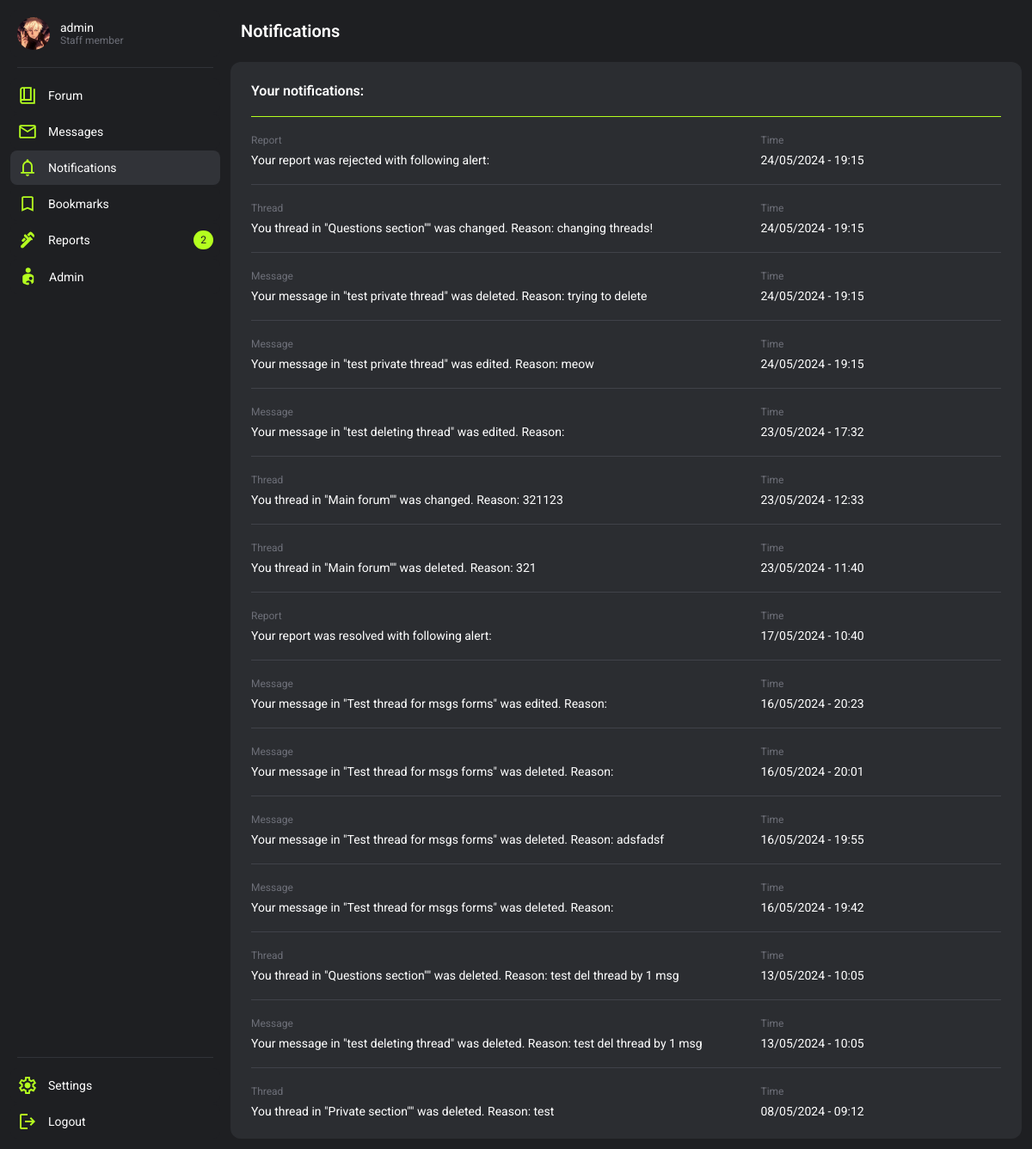
The app's page /notifications/ (signed in) with its own data.
### users/models.py (models this page shows, shortened)
class Profile(models.Model):
    user = models.OneToOneField(User, on_delete=models.CASCADE)
    title = models.CharField(max_length=100, null=True, blank=True, default="Member")
    info = models.CharField(max_length=200, null=True, blank=True)
    profile_picture = models.CharField(max_length=225, null=True, blank=True, default="default.svg")
    warnings = models.SmallIntegerField(default=0)
    active_notifications = models.IntegerField(default=0)
    is_banned = models.BooleanField(default=False)
    banned_by = models.ForeignKey(User, related_name='banned_by', null=True, blank=True, on_delete=models.SET_NULL)
    ban_reason = models.TextField(null=True, blank=True)
    ban_time = models.DateTimeField(null=True, blank=True)
    def save(self, *args, **kwargs):
        if not self.profile_picture or self.profile_picture == "":
            self.profile_picture = "default.svg"
        super(Profile, self).save(*args, **kwargs)

class Notification(models.Model):
    NOTIFICATIONS_TYPE = (
        (0, 'warning'),
        (2, 'report'),
        (3, 'message_delete'),
        (4, 'message_edit'),
        (5, 'profile_edit'),
        (6, 'thread_delete'),
        (7, 'thread_change')
    )
    user = models.ForeignKey(User, on_delete=models.CASCADE)
    notification_type = models.SmallIntegerField(choices=NOTIFICATIONS_TYPE)
    notification = models.TextField()
    message = models.ForeignKey(Message, on_delete=models.CASCADE, null=True, blank=True)
    thread = models.ForeignKey(Thread, on_delete=models.CASCADE, null=True, blank=True)
    warning = models.ForeignKey(Warnings_history, on_delete=models.CASCADE, null=True, blank=True)
    report = models.ForeignKey(Report, on_delete=models.CASCADE, null=True, blank=True, related_name="linked_report")
    time_created = models.DateTimeField(default=datetime.now())

### forum/models.py (models this page shows, shortened)
class Thread(models.Model):
    user = models.ForeignKey(User, on_delete=models.SET_NULL, null=True)
    title = models.CharField(max_length=225)
    slug = models.SlugField(max_length=225, blank=True, null=True)
    node = models.ForeignKey(Node, on_delete=models.CASCADE)
    is_closed = models.BooleanField(default=False)
    is_visible = models.BooleanField(default=True)
    is_pinned = models.BooleanField(default=False)
    msg_amount = models.IntegerField(blank=True, null=True, default=1)
    invis_reason = models.TextField(blank=True, null=True)
    deleted_by = models.ForeignKey(User, on_delete=models.SET_NULL, null=True, blank=True, related_name="thread_deleted_by")
    time_created = models.DateTimeField(default=datetime.now())
    time_changed = models.DateTimeField(null=True, blank=True)

class Node(models.Model):
    name = models.CharField(max_length=225)
    slug = models.SlugField(max_length=225, blank=True, null=True)
    description = models.TextField(blank=True, default=None, null=True)
    type_question = models.BooleanField(default=False)
    type_private = models.BooleanField(default=False)
    user_only = models.BooleanField(default=False)
    staff_only = models.BooleanField(default=True)
    parent = models.ForeignKey('self', on_delete=models.SET_NULL, null=True, blank=True)

class Message(models.Model):
    thread = models.ForeignKey(Thread, on_delete=models.CASCADE)
    user = models.ForeignKey(User, on_delete=models.CASCADE)
    message = models.TextField()
    is_start = models.BooleanField(default=False)
    upvotes = models.PositiveIntegerField(null=True, blank=True, default=0)
    downvotes = models.PositiveIntegerField(null=True, blank=True, default=0)
    is_solution = models.BooleanField(default=False)
    is_visible = models.BooleanField(default=True)
    deleted_by = models.ForeignKey(User, on_delete=models.SET_NULL, blank=True, null=True, related_name="deleted_by")
    invis_reason = models.TextField(blank=True, null=True)
    time_created = models.DateTimeField(default=datetime.now())
    time_changed = models.DateTimeField(null=True, blank=True)
    changer = models.ForeignKey(User, on_delete=models.SET_NULL, null=True, blank=True, related_name="changer")

### users/views.py (the view)
# urls.py: path('notifications/', notifications, name='notifications'),
def notifications(request):
    try:
        notifs = Notification.objects.filter(user=request.user).order_by('-id')
    except:
        notifs = False
    context = {
        "notifications":notifs
    }
    request.user.profile.active_notifications = 0
    request.user.profile.save()
    return render(request, 'notifications.html', context)

### users/chat_processor.py (called while the page is built, shortened)
def profile_processor(request):
    chat_data = {}
    return chat_data

### users/templates/notifications.html (shortened to what this page needs)
{% extends 'base.html' %}
{% block style %}
    {% load static %}
    <link rel="stylesheet" href="{% static 'forum.css' %}">
    <link rel="stylesheet" href="{% static 'bookmarks.css' %}">
{% endblock %}
{% block header %}
    <header class="wrapper">
        <h2 class="title">Notifications</h2>
    </header>
{% endblock %}
{% block content %}
    <div class="container">
        {% if notifications %}
        <div class="container card" >
            <div class="cardHeader wrapper">
                <p class="cardTitle">Your notifications:</p>
            </div>
            {% for notif in notifications %}
            <div class="cardLine"></div>
            <div class="container">
                {% if notif.notification_type == 0 or notif.notification_type == 2 %}
                    <div class="wrapper cardSectionItem">
                {% endif %}
                {% if notif.notification_type == 3 %}
                    <a href="{% url 'thread' notif.message.thread.node.slug notif.message.thread.slug notif.message.thread.id %}" class="wrapper cardSectionItem">
                {% endif %}
                {% if notif.notification_type == 4 %}
                    <a href="{% url 'msg_redirect' notif.message.thread.node.slug notif.message.thread.slug notif.message.thread.id notif.message.id %}" class="wrapper cardSectionItem">
                {% endif %}
                {% if notif.notification_type == 6 %}
                    <a href="{% url 'section' notif.thread.node.slug %}" class="wrapper cardSectionItem">
                {% endif %}
                {% if notif.notification_type == 7 %}
                    <a href="{% url 'thread' notif.thread.node.slug notif.thread.slug notif.thread.id %}" class="wrapper cardSectionItem">
                {% endif %}
                    <div class="cardSectionInnerItem container">
                        {% if notif.notification_type == 2 %}
                            <p class="meta">Report</p>
                            <p class="text">Your report was
                                {% if notif.report.is_resolved %}
                                    resolved
                                    {% else %}
                                        rejected
                                    {% endif %}
                                    with following alert: {{ notif.report.notification }}</p>
                            {% endif %}
                            {% if notif.notification_type == 3 %}
                                <p class="meta">Message</p>
                                <p class="text">Your message in "{{ notif.message.thread.title }}" was deleted. Reason: {{ notif.notification }}</p>
                            {% endif %}
                            {% if notif.notification_type == 4 %}
                                <p class="meta">Message</p>
                                <p class="text">Your message in "{{ notif.message.thread.title }}" was edited. Reason: {{ notif.notification }}</p>
                            {% endif %}
                            {% if notif.notification_type == 6 %}
                                <p class="meta">Thread</p>
                                <p class="text">You thread in "{{ notif.thread.node.name }}"" was deleted. Reason: {{ notif.notification }}</p>
                            {% endif %}
                        {% if notif.notification_type == 7 %}
                            <p class="meta">Thread</p>
                            <p class="text">You thread in "{{ notif.thread.node.name }}"" was changed. Reason: {{ notif.notification }}</p>
                        {% endif %}
                    </div>
                    <div class="cardSectionInnerItem container">
                        <p class="meta">Time</p>
                        <p class="text">{{ notif.time_created|date:"d/m/Y - H:i" }}</p>
                    </div>
            {% if notif.notification_type == 0 or notif.notification_type == 2 %}
                </div>
            {% else %}
                </a>
            {% endif %}
            </div>
            {% endfor %}
        </div>
    </div>
    {% else %}
        <div class="container NoContentBanner">
            <h2 class="title">No notifications</h2>
            <p class="text">Notifications you recive will show up here.</p>
        </div>
    {% endif %}
{% endblock %}

### base/templates/base.html (shortened to what this page needs)
<!DOCTYPE html>
<html lang="en">
<head>
    {% load static %}
    {% if request.user.is_authenticated %}
        <link rel="stylesheet" href="{% static 'themes/theme_' %}{{request.user.preference.color_theme}}.css">
    {% else %}
        <link rel="stylesheet" href="{% static 'themes/theme_0.css' %}">
    {% endif %}
    <link rel="stylesheet" href="{% static 'style.css' %}">
    {% block style %}{% endblock %}
</head>
<body>
    <nav>
        {% if request.user.is_authenticated %}
            <div class="container navBtnContainer" id="navConProfile">
                <a class="wrapper navBtn" href="{% url 'profile_view' request.user.id %}">
                    {%  if avatar_path %}
                        <img class="navBtnAvatar" src="{{ avatar_path }}" alt="">
                    {% else %}
                        <img src="{% static 'assets/missing_avatar.svg' %}" alt="">
                    {% endif %}
                    <div class="container">
                        <span class="text">{{ request.user.username }}</span>
                        <span class="meta">{{request.user.profile.title}}</span>
                    </div>
                </a>
            </div>
            <div class="navLine"></div>
            <div class="container navBtnContainer" id="navConMain">
                <a class="wrapper navBtn {% if current_tab == 'forum' %}focus{% endif %}" href="{% url 'forum_main' %}">
                    <span class="text">Forum</span>
                </a>
                <a class="wrapper navBtn space {% if current_tab == 'message' %}focus{% endif %}" href="{% url 'messages_main' %}">
                    <div class="wrapper navBtnMainContainer">
                        <span class="text">Messages</span>
                    </div>
                </a>
                <a class="wrapper navBtn space {% if current_tab == 'notifications' %}focus{% endif %}" href="{% url 'notifications' %}">
                    <div class="wrapper navBtnMainContainer">
                        <span class="text">Notifications</span>
                    </div>
                </a>
                <a class="wrapper navBtn {% if current_tab == 'bookmarks' %}focus{% endif %}" href="{% url 'bookmarks_main' %}">
                    <span class="text">Bookmarks</span>
                </a>
                {% if perms.moderation.view_reports %}
                <a class="wrapper navBtn space {% if current_tab == 'moderation' %}focus{% endif %}" href="{% url 'moderation_main' %}">
                    <div class="wrapper navBtnMainContainer">
                        <span class="text">Reports</span>
                    </div>
                    {% if reports_amount > 0 %}
                        {% if assigned_reports > 0 %}
                            <p class="navNotificationBadge">{{assigned_reports}}/{{reports_amount}}</p>
                        {% else %}
                            <p class="navNotificationBadge">{{reports_amount}}</p>
                        {% endif %}
                    {% endif %}
                </a>
                {% endif %}
                {% if request.user.is_staff %}
                <a class="wrapper navBtn" href="{% url 'admin:index' %}">
                    <span class="text">Admin</span>
                </a>
                {% endif %}
            </div>
            <div class="navLine"></div>
            <div class="container navBtnContainer" id="navConOptions">
                <a class="wrapper navBtn" href="{% url 'profile_edit' request.user.id %}">
                    <span class="text">Settings</span>
                </a>
                <a class="wrapper navBtn" href="{% url 'logout_user' %}">
                    <span class="text">Logout</span>
                </a>
            </div>
        {% endif %}
    </nav>
    <div class="main">
        {% block header %}{% endblock %}
        {% block content %}{% endblock %}
    </div>
</body>
</html>

### base/static/themes/theme_0.css (style rules this page uses)
:root { --text: #ffffff; --text-muted: #6D6F78; --bg: #1E1F22; --primary: #2B2D31; --border_dark: #404249; --border_light: #313338; --isClickable: #404249; --focus: #313338; --accent: #B4FF1F; }

### base/static/style.css (style rules this page uses)
* { margin: 0; padding: 0; border: none; font-family: "Roboto", sans-serif; }
body { box-sizing: border-box; height: 100vh; background-color: var(--bg); display: grid; grid-template-columns: 256px minmax(256px , 1fr); gap: 12px; }
a { text-decoration: none; }
.container { display: flex; flex-direction: column; }
.wrapper { display: flex; }
.space { justify-content: space-between; }
.title { color: var(--text); font-size: 20px; font-weight: 600; }
.text { color: var(--text); font-size: 14px; }
.meta { color: var(--text-muted); font-size: 12px; }
.main { box-sizing: border-box; height: 100vh; padding: 12px 12px 12px 0px; display: grid; grid-template-columns: 1fr; grid-template-rows: max-content 1fr; gap: 12px; }
nav { padding: 12px 0px 12px 12px; box-sizing: border-box; height: 100%; display: flex; flex-direction: column; gap: 12px; }
.navLine { margin: 0px 8px; border-top: 1px solid var(--border_light); }
.navNotificationBadge { padding: 4px 8px; border-radius: 24px; font-size: 12px; color: var(--bg); background-color: var(--accent); }
.navBtnContainer { box-sizing: border-box; gap: 2px; }
#navConProfile { grid-row: 1; grid-column: 1; }
#navConMain { height: 100%; grid-row: 2; grid-column: 1; }
#navConOptions { grid-row: 3; grid-column: 1; }
.navBtn { padding: 8px; border-radius: 8px; background-color: var(--bg); align-items: center; gap: 12px; }
.navBtnMainContainer { align-items: center; gap: 12px; }
.navBtnAvatar { width: 38px; aspect-ratio: 1/1; object-fit: cover; object-position: center; border-radius: 100%; border: 1px solid var(--border); }
.navLine { box-sizing: border-box; margin: 0px 8px; height: 1px; flex-grow: 1; background-color: var(--border_light); }
header { padding: 12px; align-items: center; gap: 12px; }
.card { box-sizing: border-box; padding: 12px; border-radius: 12px; background-color: var(--primary); gap: 8px; }
.cardHeader { padding: 12px; align-items: center; gap: 12px; }
.cardTitle { font-weight: 600; font-size: 16px; color: var(--text); }
.cardLine { margin: 0px 12px; border-top: 1px solid var(--border_dark); }
.cardLine:nth-child(2) { border-top: 1px solid var(--accent); }
.cardSectionItem { box-sizing: border-box; width: 100%; padding: 12px; border-radius: 12px; display: grid; grid-template-columns: .675fr .325fr; gap: 12px; }
.cardSectionInnerItem { box-sizing: border-box; width: 100%; gap: 8px; }
.focus { background-color: var(--focus); }

### base/static/bookmarks.css (style rules this page uses)
.main { overflow-y: scroll; }

### records on screen
Notification: shows "rejected", time_created "24/05/2024 - 19:15"
Notification: thread.node.name "Questions section", notification "changing threads!", time_created "24/05/2024 - 19:15"
Notification: message.thread "test private thread", notification "trying to delete", time_created "24/05/2024 - 19:15"
Notification: message.thread "test private thread", notification "meow", time_created "24/05/2024 - 19:15"
Notification: message.thread "test deleting thread", time_created "23/05/2024 - 17:32"
Notification: thread.node.name "Main forum", notification "321123", time_created "23/05/2024 - 12:33"
Notification: thread.node.name "Main forum", notification "321", time_created "23/05/2024 - 11:40"
Notification: shows "resolved", time_created "17/05/2024 - 10:40"
Notification: message.thread "Test thread for msgs forms", time_created "16/05/2024 - 20:23"
Notification: message.thread "Test thread for msgs forms", time_created "16/05/2024 - 20:01"
Notification: message.thread "Test thread for msgs forms", notification "adsfadsf", time_created "16/05/2024 - 19:55"
Notification: message.thread "Test thread for msgs forms", time_created "16/05/2024 - 19:42"
Notification: thread.node.name "Questions section", notification "test del thread by 1 msg", time_created "13/05/2024 - 10:05"
Notification: message.thread "test deleting thread", notification "test del thread by 1 msg", time_created "13/05/2024 - 10:05"
Notification: thread.node.name "Private section", notification "test", time_created "08/05/2024 - 09:12"

### other values on screen
{{ request.user.username }} "admin"
{{ request.user.profile.title }} "Staff member"
{{ reports_amount }} "2"
